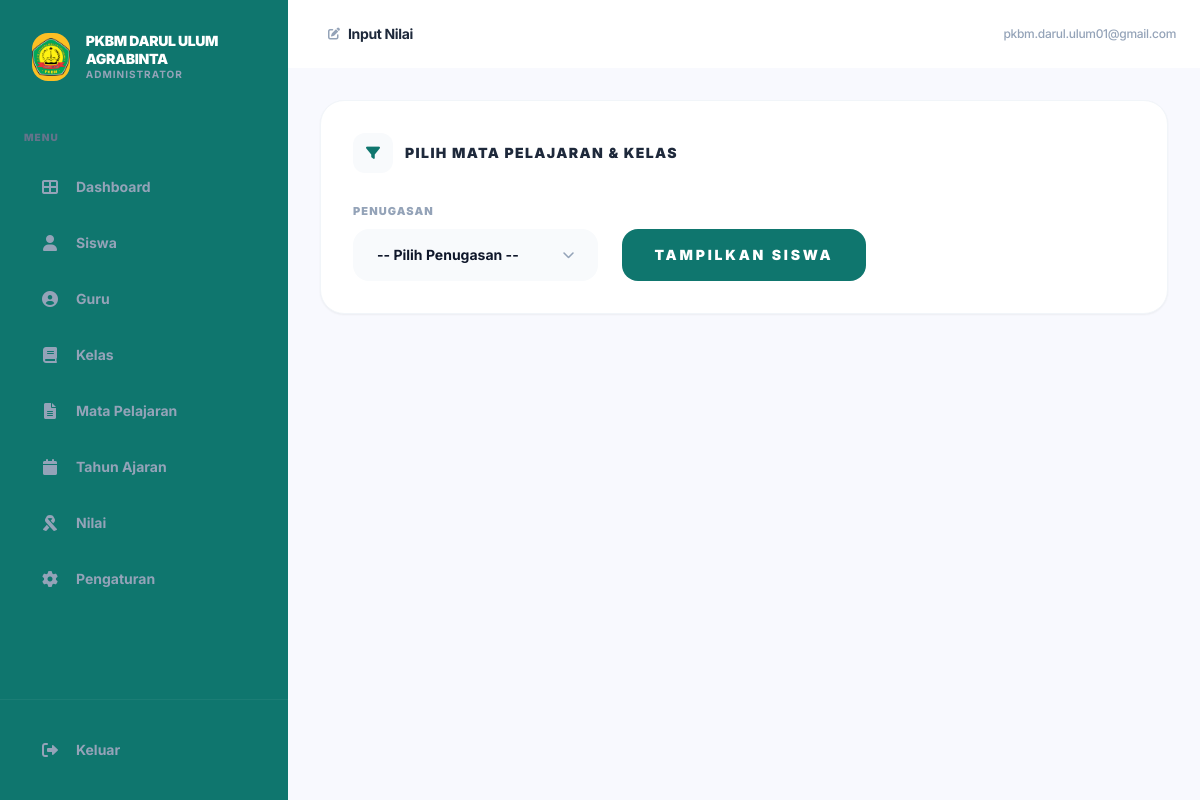
The page /input-grades/ (signed in) on the database its author committed.
### apps_main/models.py (models this page shows, shortened)
class SchoolProfile(models.Model):
    name = models.CharField(max_length=255, default="PKBM Darul Ulum Agrabinta")
    logo = models.ImageField(upload_to='school/', null=True, blank=True)
    principal_name = models.CharField(max_length=255)
    nip = models.CharField(max_length=50, blank=True, null=True)
    address = models.TextField()
    phone = models.CharField(max_length=20, blank=True, null=True)
    email = models.EmailField(blank=True, null=True)
    theme_color = models.CharField(max_length=20, default="#1e295b")
    signature = models.ImageField(upload_to='school/signature/', null=True, blank=True)
    stamp = models.ImageField(upload_to='school/stamp/', null=True, blank=True)

class User(AbstractUser):
    ROLE_CHOICES = (
        ('ADMIN', 'Super Admin'),
        ('TEACHER', 'Teacher'),
        ('STUDENT', 'Student'),
    )
    role = models.CharField(max_length=10, choices=ROLE_CHOICES, default='STUDENT')
    photo = models.ImageField(upload_to='user_photos/', null=True, blank=True)

### apps_main/views.py (the view, shortened to what this page needs)
# urls.py: path('input-grades/', views.input_grades, name='input_grades'),
@user_passes_test(is_admin_or_teacher)
def input_grades(request):
    if request.user.role == 'ADMIN':
        teacher = None
        ts_list = TeacherSubject.objects.all().select_related('subject', 'class_level', 'teacher__user')
    else:
        teacher = get_object_or_404(Teacher, user=request.user)
        ts_list = teacher.teachersubject_set.all().select_related('subject', 'class_level')
    active_year = AcademicYear.objects.filter(is_active=True).first()
    ts_id = request.GET.get('ts_id')
    students = []
    class_stats = None
    return render(request, 'apps_main/input_grades.html', {
        'teacher': teacher,
        'ts_list': ts_list,
        'students': students,
        'page_title': 'Input Nilai',
        'class_stats': class_stats,
    })

### apps_main/context_processors.py (called while the page is built)
def school_profile(request):
    school = SchoolProfile.objects.first()
    return {
        'school_profile': school
    }

### apps_main/views.py (called while the page is built)
def is_admin_or_teacher(user):
    return user.is_authenticated and (user.role == 'ADMIN' or user.role == 'TEACHER')

### templates/apps_main/input_grades.html (shortened to what this page needs)
{% extends 'base.html' %}
{% block page_title %}Input Nilai{% endblock %}
{% block page_icon %}<i class="fas fa-edit text-xs"></i>{% endblock %}
{% block content %}
<div class="space-y-8">
    <div class="bg-white p-8 rounded-3xl shadow-sm border border-slate-100">
        <div class="flex items-center space-x-3 mb-6">
            <div class="w-10 h-10 bg-slate-50 rounded-xl flex items-center justify-center text-primary">
                <i class="fas fa-filter text-sm"></i>
            </div>
            <h3 class="text-sm font-black text-slate-800 uppercase tracking-widest">Pilih Mata Pelajaran & Kelas</h3>
        </div>
        <form method="get" class="grid grid-cols-1 md:grid-cols-3 gap-6 items-end">
            <div class="space-y-2">
                <label class="text-[11px] font-black uppercase tracking-[0.1em] text-slate-400">Penugasan</label>
                <div class="relative">
                    <select name="ts_id" class="w-full px-6 py-4 bg-slate-50 border-none rounded-2xl focus:ring-2 focus-ring-primary text-sm font-bold text-slate-900 appearance-none cursor-pointer">
                        <option value="">-- Pilih Penugasan --</option>
                    </select>
                    <div class="absolute inset-y-0 right-0 flex items-center px-6 pointer-events-none text-slate-400">
                    </div>
                </div>
            </div>
            <div>
                <button type="submit" class="w-full py-4 bg-primary text-white rounded-2xl font-black text-sm uppercase tracking-[0.2em] hover:shadow-2xl hover:shadow-primary/20 transition-all">
                    TAMPILKAN SISWA
                </button>
            </div>
        </form>
    </div>
</div>
{% endblock %}

### templates/base.html (shortened to what this page needs)
<!DOCTYPE html>
<html lang="en">
<head>
    <script src="https://cdn.tailwindcss.com"></script>
    <link href="https://cdnjs.cloudflare.com/ajax/libs/font-awesome/6.0.0/css/all.min.css" rel="stylesheet">
</head>
<body class="bg-[#f8f9fe] text-[#1e293b]">
    {% if user.is_authenticated %}
    <div class="min-h-screen flex">
        <aside id="sidebar" class="w-72 bg-primary text-white flex-shrink-0 hidden md:flex flex-col fixed inset-y-0 left-0 z-50 md:relative transition-transform -translate-x-full md:translate-x-0">
            <div class="p-8 flex items-center justify-between">
                <div class="flex items-center space-x-4">
                    <div class="w-12 h-12 bg-[#fbbf24] rounded-2xl flex items-center justify-center text-primary text-2xl overflow-hidden">
                        {% if school_profile.logo %}
                            <img src="{{ school_profile.logo.url }}" class="w-full h-full object-contain">
                        {% else %}
                            <i class="fas fa-graduation-cap"></i>
                        {% endif %}
                    </div>
                    <div>
                        <h1 class="text-sm font-black tracking-tight leading-tight uppercase">{{ school_profile.name|default:'PKBM Darul Ulum' }}</h1>
                        <p class="text-[10px] text-slate-400 font-bold uppercase tracking-widest">Administrator</p>
                    </div>
                </div>
            </div>
            <div class="px-6 py-4">
                <p class="text-[10px] font-black text-slate-500 uppercase tracking-widest mb-4">Menu</p>
                <nav class="space-y-1">
                    <a href="{% url 'dashboard' %}" class="flex items-center space-x-4 p-4 rounded-xl {% if request.resolver_match.url_name == 'dashboard' %}bg-white/10 text-white{% else %}text-slate-400 hover:text-white transition{% endif %}">
                        <i class="fas fa-th-large w-5 text-center"></i>
                        <span class="text-sm font-bold">Dashboard</span>
                    </a>
                    {% if user.role == 'ADMIN' %}
                    <a href="{% url 'manage_students' %}" class="flex items-center space-x-4 p-4 rounded-xl {% if request.resolver_match.url_name == 'manage_students' %}bg-white/10 text-white{% else %}text-slate-400 hover:text-white transition{% endif %}">
                        <i class="fas fa-user w-5 text-center"></i>
                        <span class="text-sm font-bold">Siswa</span>
                    </a>
                    <a href="{% url 'manage_teachers' %}" class="flex items-center space-x-4 p-4 rounded-xl {% if request.resolver_match.url_name == 'manage_teachers' %}bg-white/10 text-white{% else %}text-slate-400 hover:text-white transition{% endif %}">
                        <i class="fas fa-user-circle w-5 text-center"></i>
                        <span class="text-sm font-bold">Guru</span>
                    </a>
                    <a href="{% url 'manage_classes' %}" class="flex items-center space-x-4 p-4 rounded-xl {% if request.resolver_match.url_name == 'manage_classes' %}bg-white/10 text-white{% else %}text-slate-400 hover:text-white transition{% endif %}">
                        <i class="fas fa-book w-5 text-center"></i>
                        <span class="text-sm font-bold">Kelas</span>
                    </a>
                    <a href="{% url 'manage_subjects' %}" class="flex items-center space-x-4 p-4 rounded-xl {% if request.resolver_match.url_name == 'manage_subjects' %}bg-white/10 text-white{% else %}text-slate-400 hover:text-white transition{% endif %}">
                        <i class="fas fa-file-alt w-5 text-center"></i>
                        <span class="text-sm font-bold">Mata Pelajaran</span>
                    </a>
                    <a href="{% url 'manage_academic_years' %}" class="flex items-center space-x-4 p-4 rounded-xl {% if request.resolver_match.url_name == 'manage_academic_years' %}bg-white/10 text-white{% else %}text-slate-400 hover:text-white transition{% endif %}">
                        <i class="fas fa-calendar w-5 text-center"></i>
                        <span class="text-sm font-bold">Tahun Ajaran</span>
                    </a>
                    <a href="{% url 'manage_grades' %}" class="flex items-center space-x-4 p-4 rounded-xl {% if request.resolver_match.url_name == 'manage_grades' %}bg-white/10 text-white{% else %}text-slate-400 hover:text-white transition{% endif %}">
                        <i class="fas fa-ribbon w-5 text-center"></i>
                        <span class="text-sm font-bold">Nilai</span>
                    </a>
                    <a href="{% url 'manage_settings' %}" class="flex items-center space-x-4 p-4 rounded-xl {% if request.resolver_match.url_name == 'manage_settings' %}bg-white/10 text-white{% else %}text-slate-400 hover:text-white transition{% endif %}">
                        <i class="fas fa-cog w-5 text-center"></i>
                        <span class="text-sm font-bold">Pengaturan</span>
                    </a>
                    {% endif %}
                </nav>
            </div>
            <div class="mt-auto p-6 border-t border-white/5">
                <form action="{% url 'logout' %}" method="post">
                    <button type="submit" class="flex items-center space-x-4 p-4 w-full text-slate-400 hover:text-white transition">
                        <i class="fas fa-sign-out-alt w-5 text-center"></i>
                        <span class="text-sm font-bold">Keluar</span>
                    </button>
                </form>
            </div>
        </aside>
        <main class="flex-1 flex flex-col min-w-0">
            <header class="bg-white p-6 flex justify-between items-center sticky top-0 z-10">
                <div class="flex items-center space-x-4">
                    <div class="flex items-center space-x-2 text-slate-400">
                        {% block page_icon %}<i class="fas fa-columns text-xs"></i>{% endblock %}
                        <span class="text-sm font-bold text-slate-800 tracking-tight">{% block page_title %}Dashboard{% endblock %}</span>
                    </div>
                </div>
                <div class="flex items-center space-x-4">
                    <p class="text-xs font-medium text-slate-400 tracking-tight">{{ user.email|default:user.username }}</p>
                </div>
            </header>
            <div class="p-8 flex-1 overflow-auto">
                {% block content %}{% endblock %}
            </div>
        </main>
    </div>
    {% else %}
    <div class="min-h-screen bg-slate-100 flex items-center justify-center p-4">
        {% block login_content %}{% endblock %}
    </div>
    {% endif %}
</body>
</html>

### rows shown on the page
SchoolProfile: logo (picture), name "PKBM DARUL ULUM AGRABINTA"
User: email "pkbm.darul.ulum01@gmail.com"
